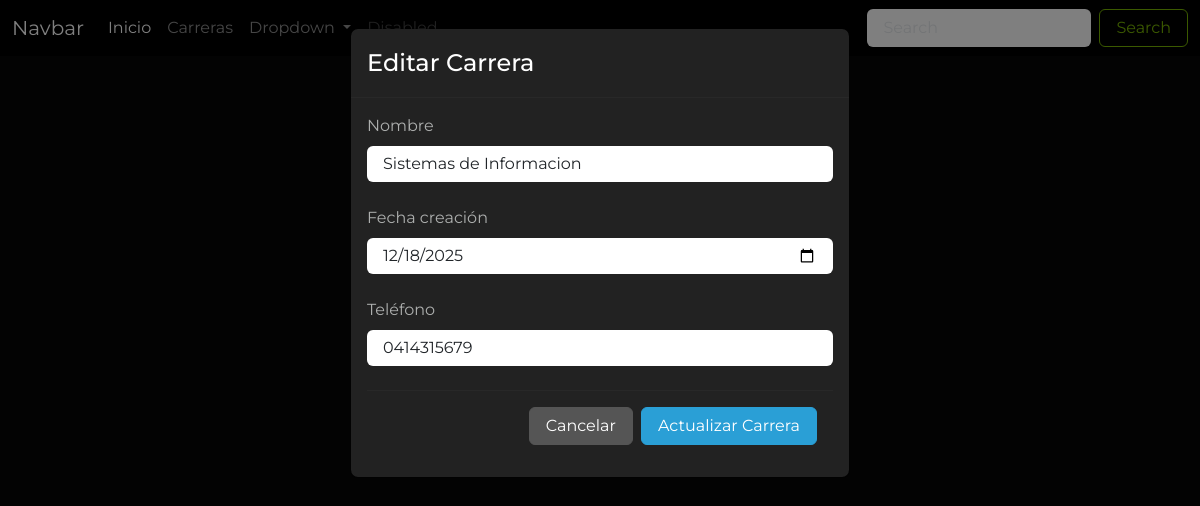
Screenshot of /editar_carrera/9 with the database file from the repository.
### Aplicaciones/Educacion/models.py (models this page shows, shortened)
class Carrera(models.Model):
    id_car=models.AutoField(primary_key=True)
    nombre_car=models.CharField(max_length=50)
    fecha_creacion_car=models.DateField()
    telefono_car=models.CharField(max_length=10)

### Aplicaciones/Educacion/views.py (the view)
# urls.py: path('editar_carrera/<id>', views.editar_carrera, name="editar_carrera"),
def editar_carrera(request, id):
    carreraDb = Carrera.objects.get(id_car=id)
    return render(request, 'editar_carrera.html', {
        "carrera": carreraDb
    })

### Aplicaciones/Educacion/templates/editar_carrera.html (shortened to what this page needs)
{% extends 'plantilla.html' %} {% load static %}
{% block contenido %}
    <div class="conteiner">
        <h1 class="mt-4 text-center">Editar Carrera</h1>
    </div>
<div class="modal fade" id="exampleModal" tabindex="-1" aria-labelledby="exampleModalLabel" aria-hidden="true" data-bs-backdrop="static">
  <div class="modal-dialog">
    <div class="modal-content">
      <div class="modal-header">
        <h1 class="modal-title fs-5" id="exampleModalLabel">Editar Carrera</h1>
      </div>
      <div class="modal-body">
        <form action="{% url 'procesar_editar_carrera' %}" method="post">
            <div class="mb-4">
                <label for="" class="form-label">Nombre</label>
                <input type="text" placeholder="Sistemas Operativos" id="nombre_car" name="nombre_car"
                required class="form-control" value="{{carrera.nombre_car}}" />
            </div>
            <div class="mb-4">
                <label for="" class="form-label">Fecha creación</label>
                <input type="date" id="fecha_creacion_car" name="fecha_creacion_car"
                required class="form-control" value="{{carrera.fecha_creacion_car|date:'Y-m-d'}}" />
            </div>
            <div class="mb-4">
                <label for="" class="form-label">Teléfono</label>
                <input type="text" placeholder="04129985421" id="telefono_car" name="telefono_car"
                required class="form-control" value="{{carrera.telefono_car}}"
                oninput="this.value = this.value.replace(/[^0-9]/g, '');"
                maxlength="10"/>
            </div>
            <div class="modal-footer">
              <a href="{% url 'carreras' %}" type="button" class="btn btn-secondary">Cancelar</a>
              <button type="submit" class="btn btn-primary">Actualizar Carrera</button>
            </div>
        </form>
      </div>
    </div>
  </div>
</div>
{% endblock contenido %}

### Universidad/static/css/styles.css (style rules this page uses)
body { font-family: "Montserrat", sans-serif !important; font-optical-sizing: auto; font-style: normal; }

### rows the page displays
Carrera: nombre_car "Sistemas de Informacion", fecha_creacion_car "12/18/2025", telefono_car "0414315679"
